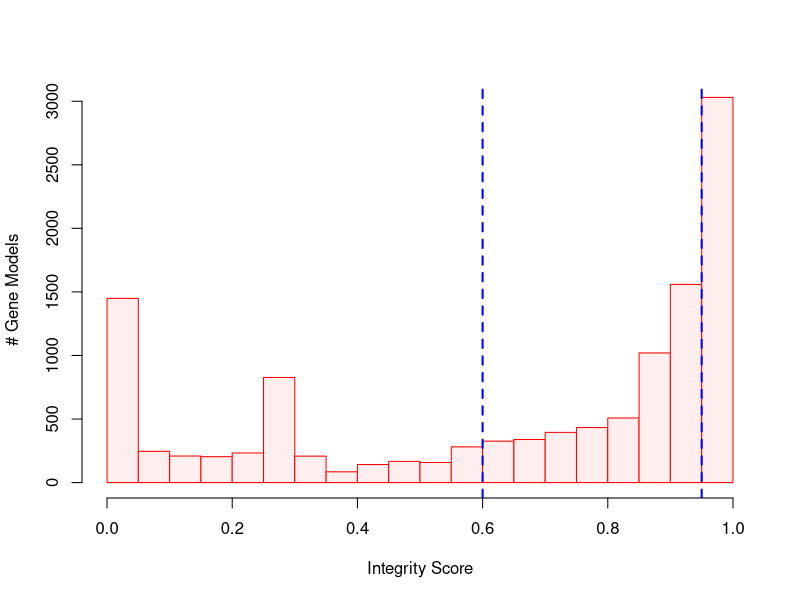

This chart was generated by the following R code:
data <- read.table("pdom-mrnas-r1.2-qualinfo.tsv",header=TRUE, sep="\t")
png("pdom-genemodel-integrity.png", height=1000, width=1000, res=150)
hist(data$Integrity, breaks=25, border="red", col="#ffeeee", main="",
     xlab="Integrity Score", ylab="# Gene Models")
abline(v=0.95, lwd=2, col="blue", lty=2)
abline(v=0.6, lwd=2, col="blue", lty=2)
d <- dev.off()